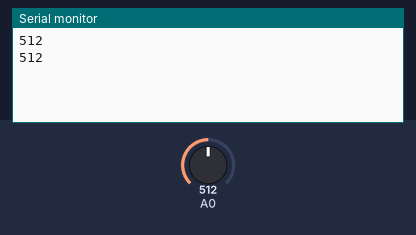
A sketch run on a simulated Arduino Uno, built with avr-gcc and run on an emulated ATmega328P. On the bench: the last lines printed to the serial monitor. Inputs (shaded band) come from the test bench; at power-on: A0 = 512.

Above: at 5.8 s.
5.9 s: A0 set to 716
At 10.6 s:
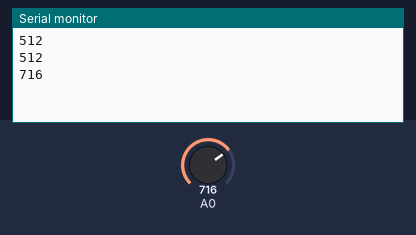
11.9 s: A0 set to 900
At 15.6 s:
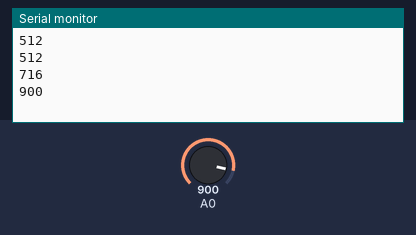
Timing chart, 0 to 17.1 s (numbered marks = the images above; inputs shaded):
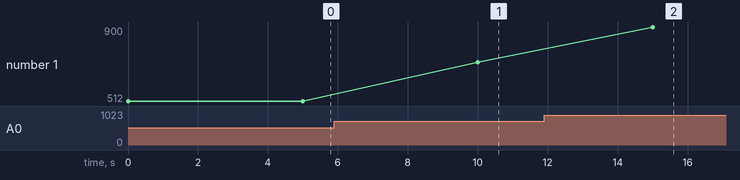

The sketch:

moisture_sensor_power_off_on_standby.ino
```cpp
void setup() {
  Serial.begin(9600);
  pinMode(13, OUTPUT);
}

void loop() {
  // keep power disconnected from the moisture sensor when not being used, to maximize lifespan
  digitalWrite(0, HIGH);
  digitalWrite(13, HIGH); // blink light when sensor is powered
  int moisture = analogRead(A0);
  Serial.println(moisture);
  digitalWrite(0, LOW);
  digitalWrite(13, LOW);

  delay(5000);
}
```

Measured:
- after the input at 5.9 s, the serial monitor: prints a new line after 4.1 s (image 1)
- after the input at 11.9 s, the serial monitor: prints a new line after 3.1 s (image 2)
- plotted number 1: 512 → 716 after the input at 5.9 s, 716 → 900 after the input at 11.9 s
